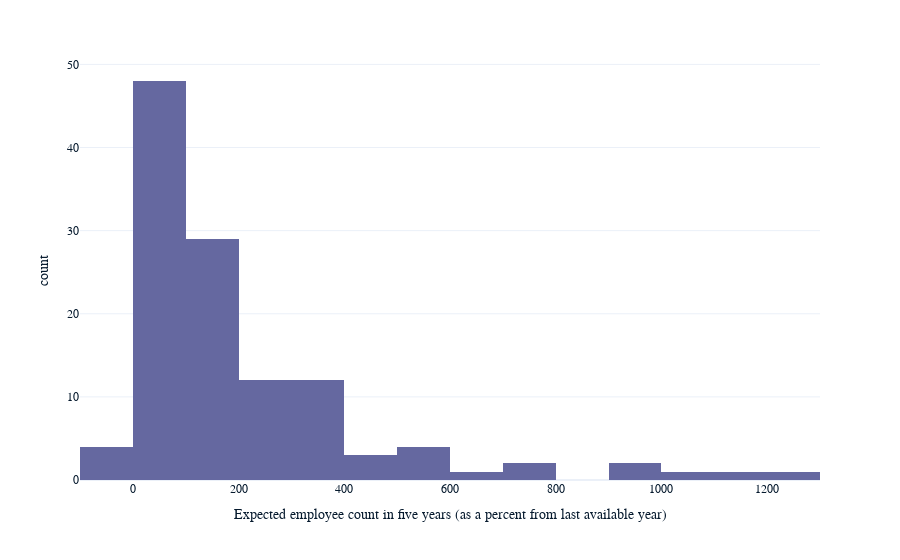

Here is the notebook cell this chart was saved with:
### Markdown cell above
Comment évolue les chiffres d'affaires et les nombres d'employers des entreprises estimées en croissance.

Examinons dans un premier temps l'évolution du nombre d'employés.

Les réponses sont numériques et il est donc naturel de visualiser la distribution sous forme d'histogramme.

### Code cell
# Histogramme du taux de croissance des nombres d'employés en 5 ans (toutes entreprises confondues)
px.histogram(
    survey, 
    x="question_2_row_1_transformed",
    labels={
        "question_2_row_1_transformed": "Expected employee count in five years (as a percent from last available year)"
    })

### Figure 1 — Plotly figure (JSON) as saved in the notebook; plotly's stock layout.template omitted (floating-point values rounded to 4 significant figures)
{"data": [{"alignmentgroup": "True", "bingroup": "x", "hovertemplate": "Expected employee count in five years (as a percent from last available year)=%{x}<br>count=%{y}<extra></extra>", "legendgroup": "", "marker": {"color": "#6568a0", "pattern": {"shape": ""}}, "name": "", "offsetgroup": "", "orientation": "v", "showlegend": false, "x": [35.14, 23.02, 86.64, 17.65, 60, -1.295, 12.28, 66.67, 9.375, 506.1, 26.98, 20, 16.07, 81.82, 50, 76.47, 96.85, 247.8, 31.58, 42.86, -1.961, 6.383, 100, 76.47, 7.143, 311.8, 25, 185.7, 426.3, 57.89, 150, 35.29, 180.9, 196.3, 1251.0, -57.63, 170.3, 566.7, 172.7, 138.1, 354.5, 53.85, 207.7, 122.2, 169.2, 194.1, 19.05, 1150, 23.08, 66.67, -6.667, 605.9, 60.87, 900, 366.7, 150, 117.4, 220, 580.3, 166.7, 400, 7.296, 25, 373.0, 284.6, 153.5, 108.3, 200, 20, 1076.0, 126.4, 334.8, 92.31, 102.7, 31.82, 59.09, 156.4, 120.6, 212.5, 381.1, 56.25, 75.44, 100, 263.6, 300, 782.4, 277.4, 41.41, 117.4, 128.6, 376.2, 59.09, 263.6, 288.9, 191.7, 92.31, 733.3, 66.67, 104, 233.3, 38.89, 91.69, 172.7, 108.3, 366.7, 150, 66.67, 185.7, 300, 9.375, 316.7, 71.43, 31.29, 50, 981.1, 227.9, 316.7, 566.7, 471.4, 33.33], "xaxis": "x", "yaxis": "y", "type": "histogram"}], "layout": {"xaxis": {"anchor": "y", "domain": [0, 1], "title": {"text": "Expected employee count in five years (as a percent from last available year)"}}, "yaxis": {"anchor": "x", "domain": [0, 1], "title": {"text": "count"}}, "legend": {"tracegroupgap": 0}, "margin": {"t": 60}, "barmode": "relative"}}
